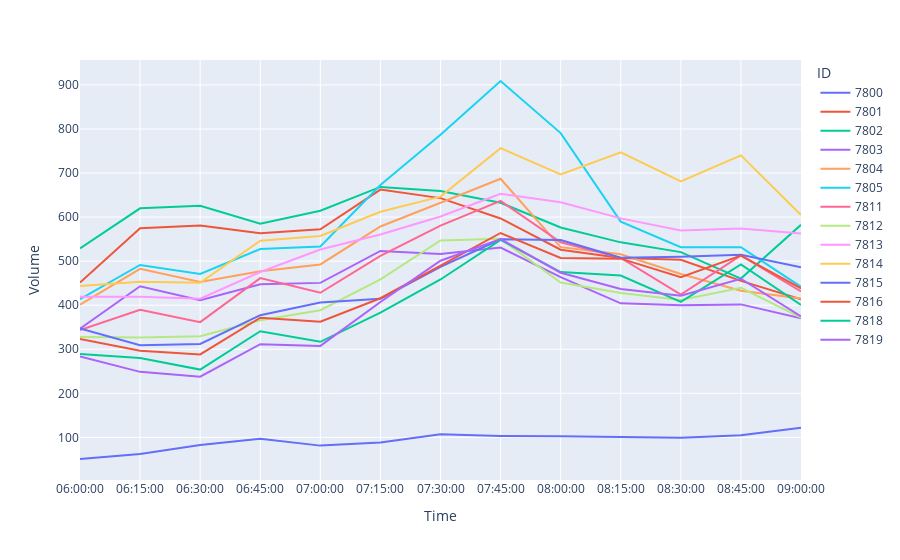

The cell this chart's notebook holds for it:
### Code cell
# Sort data by Time
am_data.sort_values(by='Time', inplace=True)

# Group by ID and Time, sum the volumes
grouped_data = am_data.groupby(['ID', 'Time'])['Volume'].sum().reset_index()

# Plotting
fig = px.line(grouped_data, x='Time', y='Volume', color='ID', labels={'Volume': 'Volume', 'Time': 'Time'})

# Show the plot
fig.show()

### Figure 1 — Plotly figure (JSON) as saved in the notebook; plotly's stock layout.template omitted (floating-point values rounded to 4 significant figures)
{"data": [{"hovertemplate": "ID=7800<br>Time=%{x}<br>Volume=%{y}<extra></extra>", "legendgroup": "7800", "line": {"color": "#636efa", "dash": "solid"}, "marker": {"symbol": "circle"}, "mode": "lines", "name": "7800", "orientation": "v", "showlegend": true, "type": "scatter", "x": ["06:00:00", "06:15:00", "06:30:00", "06:45:00", "07:00:00", "07:15:00", "07:30:00", "07:45:00", "08:00:00", "08:15:00", "08:30:00", "08:45:00", "09:00:00"], "xaxis": "x", "y": [50.89, 62.37, 82.8, 96.9, 81.27, 88.52, 106.8, 103.3, 102.3, 100.9, 98.9, 104.7, 121.6], "yaxis": "y"}, {"hovertemplate": "ID=7801<br>Time=%{x}<br>Volume=%{y}<extra></extra>", "legendgroup": "7801", "line": {"color": "#EF553B", "dash": "solid"}, "marker": {"symbol": "circle"}, "mode": "lines", "name": "7801", "orientation": "v", "showlegend": true, "type": "scatter", "x": ["06:00:00", "06:15:00", "06:30:00", "06:45:00", "07:00:00", "07:15:00", "07:30:00", "07:45:00", "08:00:00", "08:15:00", "08:30:00", "08:45:00", "09:00:00"], "xaxis": "x", "y": [451.6, 574.7, 580.8, 563.2, 572.4, 662.4, 643.0, 596.8, 525.9, 507.3, 503.2, 455.3, 413.2], "yaxis": "y"}, {"hovertemplate": "ID=7802<br>Time=%{x}<br>Volume=%{y}<extra></extra>", "legendgroup": "7802", "line": {"color": "#00cc96", "dash": "solid"}, "marker": {"symbol": "circle"}, "mode": "lines", "name": "7802", "orientation": "v", "showlegend": true, "type": "scatter", "x": ["06:00:00", "06:15:00", "06:30:00", "06:45:00", "07:00:00", "07:15:00", "07:30:00", "07:45:00", "08:00:00", "08:15:00", "08:30:00", "08:45:00", "09:00:00"], "xaxis": "x", "y": [529.0, 619.9, 625.6, 584.9, 614.6, 668.5, 659.0, 632.4, 576.3, 542.6, 520.5, 460.4, 582.5], "yaxis": "y"}, {"hovertemplate": "ID=7803<br>Time=%{x}<br>Volume=%{y}<extra></extra>", "legendgroup": "7803", "line": {"color": "#ab63fa", "dash": "solid"}, "marker": {"symbol": "circle"}, "mode": "lines", "name": "7803", "orientation": "v", "showlegend": true, "type": "scatter", "x": ["06:00:00", "06:15:00", "06:30:00", "06:45:00", "07:00:00", "07:15:00", "07:30:00", "07:45:00", "08:00:00", "08:15:00", "08:30:00", "08:45:00", "09:00:00"], "xaxis": "x", "y": [346.8, 443.0, 411.2, 447.7, 450.6, 523.1, 516.1, 530.9, 463.6, 404.1, 400.0, 401.8, 370.3], "yaxis": "y"}, {"hovertemplate": "ID=7804<br>Time=%{x}<br>Volume=%{y}<extra></extra>", "legendgroup": "7804", "line": {"color": "#FFA15A", "dash": "solid"}, "marker": {"symbol": "circle"}, "mode": "lines", "name": "7804", "orientation": "v", "showlegend": true, "type": "scatter", "x": ["06:00:00", "06:15:00", "06:30:00", "06:45:00", "07:00:00", "07:15:00", "07:30:00", "07:45:00", "08:00:00", "08:15:00", "08:30:00", "08:45:00", "09:00:00"], "xaxis": "x", "y": [401.4, 482.7, 452.9, 477.0, 492.5, 578.7, 632.6, 686.9, 531.8, 515.5, 470.7, 432.8, 415.3], "yaxis": "y"}, {"hovertemplate": "ID=7805<br>Time=%{x}<br>Volume=%{y}<extra></extra>", "legendgroup": "7805", "line": {"color": "#19d3f3", "dash": "solid"}, "marker": {"symbol": "circle"}, "mode": "lines", "name": "7805", "orientation": "v", "showlegend": true, "type": "scatter", "x": ["06:00:00", "06:15:00", "06:30:00", "06:45:00", "07:00:00", "07:15:00", "07:30:00", "07:45:00", "08:00:00", "08:15:00", "08:30:00", "08:45:00", "09:00:00"], "xaxis": "x", "y": [414, 491.3, 471.1, 527.3, 533.1, 672.9, 786.7, 908.9, 790.7, 589.8, 531.6, 531.7, 441.8], "yaxis": "y"}, {"hovertemplate": "ID=7811<br>Time=%{x}<br>Volume=%{y}<extra></extra>", "legendgroup": "7811", "line": {"color": "#FF6692", "dash": "solid"}, "marker": {"symbol": "circle"}, "mode": "lines", "name": "7811", "orientation": "v", "showlegend": true, "type": "scatter", "x": ["06:00:00", "06:15:00", "06:30:00", "06:45:00", "07:00:00", "07:15:00", "07:30:00", "07:45:00", "08:00:00", "08:15:00", "08:30:00", "08:45:00", "09:00:00"], "xaxis": "x", "y": [343.5, 389.6, 361.6, 461.6, 428.2, 511.7, 580.7, 636.8, 543.0, 507.4, 424.2, 512.8, 431.1], "yaxis": "y"}, {"hovertemplate": "ID=7812<br>Time=%{x}<br>Volume=%{y}<extra></extra>", "legendgroup": "7812", "line": {"color": "#B6E880", "dash": "solid"}, "marker": {"symbol": "circle"}, "mode": "lines", "name": "7812", "orientation": "v", "showlegend": true, "type": "scatter", "x": ["06:00:00", "06:15:00", "06:30:00", "06:45:00", "07:00:00", "07:15:00", "07:30:00", "07:45:00", "08:00:00", "08:15:00", "08:30:00", "08:45:00", "09:00:00"], "xaxis": "x", "y": [328, 326.8, 329.4, 365.8, 388.6, 458.8, 546.8, 550.7, 451.6, 427.9, 411.9, 439.4, 371.9], "yaxis": "y"}, {"hovertemplate": "ID=7813<br>Time=%{x}<br>Volume=%{y}<extra></extra>", "legendgroup": "7813", "line": {"color": "#FF97FF", "dash": "solid"}, "marker": {"symbol": "circle"}, "mode": "lines", "name": "7813", "orientation": "v", "showlegend": true, "type": "scatter", "x": ["06:00:00", "06:15:00", "06:30:00", "06:45:00", "07:00:00", "07:15:00", "07:30:00", "07:45:00", "08:00:00", "08:15:00", "08:30:00", "08:45:00", "09:00:00"], "xaxis": "x", "y": [419.2, 419.2, 414.8, 475.3, 526.6, 560.3, 601.3, 653, 633.6, 597.1, 569.7, 574.2, 562.6], "yaxis": "y"}, {"hovertemplate": "ID=7814<br>Time=%{x}<br>Volume=%{y}<extra></extra>", "legendgroup": "7814", "line": {"color": "#FECB52", "dash": "solid"}, "marker": {"symbol": "circle"}, "mode": "lines", "name": "7814", "orientation": "v", "showlegend": true, "type": "scatter", "x": ["06:00:00", "06:15:00", "06:30:00", "06:45:00", "07:00:00", "07:15:00", "07:30:00", "07:45:00", "08:00:00", "08:15:00", "08:30:00", "08:45:00", "09:00:00"], "xaxis": "x", "y": [443.4, 453.1, 451, 546.3, 557.2, 612.1, 646.4, 756.6, 696.9, 746.9, 680.8, 740.1, 604.8], "yaxis": "y"}, {"hovertemplate": "ID=7815<br>Time=%{x}<br>Volume=%{y}<extra></extra>", "legendgroup": "7815", "line": {"color": "#636efa", "dash": "solid"}, "marker": {"symbol": "circle"}, "mode": "lines", "name": "7815", "orientation": "v", "showlegend": true, "type": "scatter", "x": ["06:00:00", "06:15:00", "06:30:00", "06:45:00", "07:00:00", "07:15:00", "07:30:00", "07:45:00", "08:00:00", "08:15:00", "08:30:00", "08:45:00", "09:00:00"], "xaxis": "x", "y": [347.2, 309.0, 311.9, 377.2, 406.0, 414.4, 487.0, 549.7, 547.9, 507.6, 509.8, 514.2, 486.1], "yaxis": "y"}, {"hovertemplate": "ID=7816<br>Time=%{x}<br>Volume=%{y}<extra></extra>", "legendgroup": "7816", "line": {"color": "#EF553B", "dash": "solid"}, "marker": {"symbol": "circle"}, "mode": "lines", "name": "7816", "orientation": "v", "showlegend": true, "type": "scatter", "x": ["06:00:00", "06:15:00", "06:30:00", "06:45:00", "07:00:00", "07:15:00", "07:30:00", "07:45:00", "08:00:00", "08:15:00", "08:30:00", "08:45:00", "09:00:00"], "xaxis": "x", "y": [323.2, 296.5, 288.2, 371.7, 362.4, 415.8, 489.6, 563.9, 507.2, 505.7, 463.5, 512.8, 438.1], "yaxis": "y"}, {"hovertemplate": "ID=7818<br>Time=%{x}<br>Volume=%{y}<extra></extra>", "legendgroup": "7818", "line": {"color": "#00cc96", "dash": "solid"}, "marker": {"symbol": "circle"}, "mode": "lines", "name": "7818", "orientation": "v", "showlegend": true, "type": "scatter", "x": ["06:00:00", "06:15:00", "06:30:00", "06:45:00", "07:00:00", "07:15:00", "07:30:00", "07:45:00", "08:00:00", "08:15:00", "08:30:00", "08:45:00", "09:00:00"], "xaxis": "x", "y": [289.3, 279.9, 253.8, 341.0, 316.9, 383.0, 458.3, 548.4, 475.1, 467.4, 407.6, 492.8, 400.4], "yaxis": "y"}, {"hovertemplate": "ID=7819<br>Time=%{x}<br>Volume=%{y}<extra></extra>", "legendgroup": "7819", "line": {"color": "#ab63fa", "dash": "solid"}, "marker": {"symbol": "circle"}, "mode": "lines", "name": "7819", "orientation": "v", "showlegend": true, "type": "scatter", "x": ["06:00:00", "06:15:00", "06:30:00", "06:45:00", "07:00:00", "07:15:00", "07:30:00", "07:45:00", "08:00:00", "08:15:00", "08:30:00", "08:45:00", "09:00:00"], "xaxis": "x", "y": [283.4, 248.7, 237.8, 311.6, 307.6, 407.2, 500.9, 550.2, 473.7, 436.8, 421.5, 460.1, 374.7], "yaxis": "y"}], "layout": {"legend": {"title": {"text": "ID"}, "tracegroupgap": 0}, "margin": {"t": 60}, "xaxis": {"anchor": "y", "domain": [0, 1], "title": {"text": "Time"}}, "yaxis": {"anchor": "x", "domain": [0, 1], "title": {"text": "Volume"}}}}
